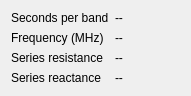
    <widget class="QWidget" name="formLayoutWidget_4">
     <property name="geometry">
      <rect>
       <x>160</x>
       <y>30</y>
       <width>191</width>
       <height>72</height>
      </rect>
     </property>
     <layout class="QFormLayout" name="formLayout">
      <item row="1" column="0">
       <widget class="QLabel" name="freq_label">
        <property name="text">
         <string>Frequency (MHz)</string>
        </property>
       </widget>
      </item>
      <item row="1" column="1">
       <widget class="QLabel" name="actual_frequency">
        <property name="toolTip">
         <string>Current frequency being measured.</string>
        </property>
        <property name="text">
         <string>--</string>
        </property>
       </widget>
      </item>
      <item row="2" column="0">
       <widget class="QLabel" name="rs_label">
        <property name="text">
         <string>Series resistance</string>
        </property>
       </widget>
      </item>
      <item row="2" column="1">
       <widget class="QLabel" name="qcm_rs">
        <property name="toolTip">
         <string>Current series resistance being measured.</string>
        </property>
        <property name="text">
         <string>--</string>
        </property>
       </widget>
      </item>
      <item row="3" column="0">
       <widget class="QLabel" name="xs_label">
        <property name="text">
         <string>Series reactance</string>
        </property>
       </widget>
      </item>
      <item row="3" column="1">
       <widget class="QLabel" name="qcm_xs">
        <property name="toolTip">
         <string>Current series reactance being measured.</string>
        </property>
        <property name="text">
         <string>--</string>
        </property>
       </widget>
      </item>
      <item row="0" column="1">
       <widget class="QLabel" name="sec_per_band">
        <property name="toolTip">
         <string>Total amount of time in seconds each QCM spectrum acquisition takes.</string>
        </property>
        <property name="text">
         <string>--</string>
        </property>
       </widget>
      </item>
      <item row="0" column="0">
       <widget class="QLabel" name="sec_per_band_label">
        <property name="text">
         <string>Seconds per band</string>
        </property>
       </widget>
      </item>
     </layout>
    </widget>
